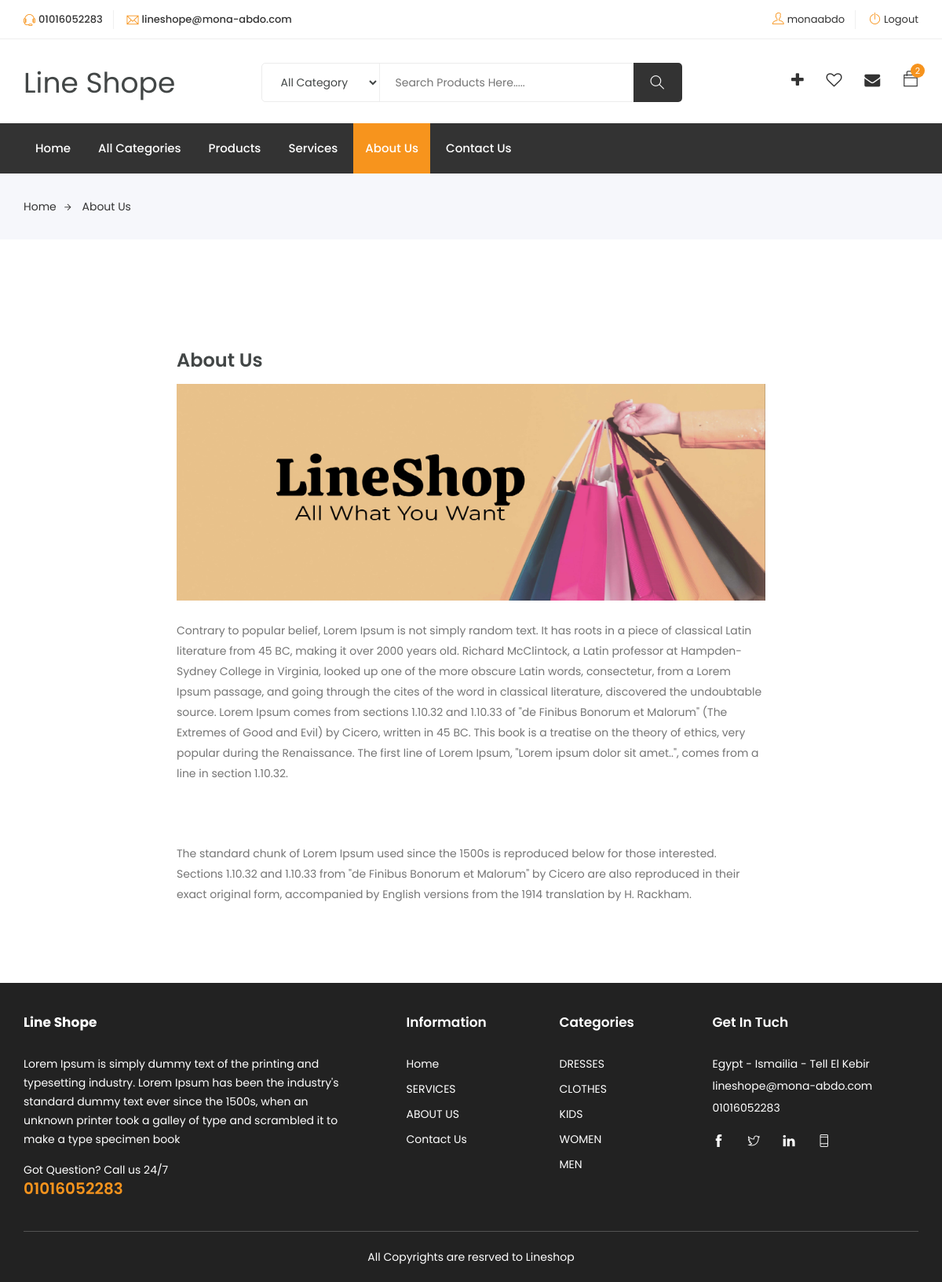
The app's page /page.php?page_id=4 (signed in) with its own data.
### tables this page shows
CREATE TABLE `settings` (
  `id` tinyint(4) NOT NULL,
  `site_name` varchar(50) NOT NULL,
  `site_email` varchar(150) NOT NULL,
  `site_phone` varchar(50) NOT NULL,
  `site_link` varchar(255) NOT NULL,
  `site_status` tinyint(1) NOT NULL DEFAULT 1,
  `site_tags` varchar(255) NOT NULL,
  `site_desc` tinytext NOT NULL,
  `site_text_close` tinytext NOT NULL,
  `site_copyrights` tinytext NOT NULL,
  `site_summery` varchar(255) NOT NULL,
  `fb_url` varchar(255) NOT NULL,
  `tw_url` varchar(255) NOT NULL,
  `ln_url` varchar(255) NOT NULL,
  `wh_url` varchar(255) NOT NULL,
  `site_address` varchar(255) NOT NULL,
  `site_logo` varchar(150) NOT NULL,
  `slider_background` varchar(255) NOT NULL,
  `userid` tinyint(4) NOT NULL DEFAULT 1
);

CREATE TABLE `pages` (
  `id` tinyint(4) NOT NULL,
  `title` varchar(255) NOT NULL,
  `content` mediumtext NOT NULL,
  `status` tinyint(1) NOT NULL DEFAULT 1,
  `user_id` int(11) NOT NULL,
  `created_at` datetime NOT NULL,
  `updated_at` datetime NOT NULL
);

CREATE TABLE `categories` (
  `id` tinyint(4) NOT NULL,
  `name` varchar(50) NOT NULL,
  `description` varchar(255) DEFAULT NULL,
  `parent_id` tinyint(4) NOT NULL DEFAULT 0,
  `user_id` tinyint(4) NOT NULL,
  `status` tinyint(1) NOT NULL DEFAULT 0,
  `image` varchar(50) DEFAULT NULL,
  `created_at` datetime NOT NULL DEFAULT current_timestamp(),
  `updated_at` datetime NOT NULL DEFAULT current_timestamp()
);

### init.php (called while the page is built, shortened)
<?php
include "dashboard/config.php";
include "includes/functions/functions.php";
$css_front      = "assets/css/";

### includes/functions/functions.php (called while the page is built, shortened)
<?php
if(! function_exists('isActive')){
    function isActive($pageName,$page = 2){
        $uri_path = parse_url($_SERVER['REQUEST_URI'], PHP_URL_PATH);
        $uri_segments = explode('/', $uri_path);
        if($uri_segments[$page] == $pageName)
        {
            return 'active';
        }
        else
        {
            return '';
        }
    }
}
if(! function_exists('get_row_data')){
    function get_row_data($tbl,$col_name = 'id',$id){
        global $con;
        $stmt = $con->prepare("SELECT * FROM $tbl WHERE $col_name = ?");
        $stmt->execute(array($id));
        if($tbl == 'files')
            $row = $stmt->fetchAll();
        else
            $row = $stmt->fetch();
        return $row;
    }
}
if(! function_exists('get_all_rows_data')){
    function get_all_rows_data($tbl,$col,$id,$limit = ''){
        global $con;
        if($limit == ''){
            $stmt = $con->prepare("SELECT * FROM $tbl WHERE $col = ? ORDER BY id DESC");
            $stmt->execute(array($id));
        }else{
            $stmt = $con->prepare("SELECT * FROM $tbl WHERE $col = ? ORDER BY id DESC LIMIT $limit");
            $stmt->execute(array($id));
        }
        $rows = $stmt->fetchAll();
        return $rows;
    }
}
if(! function_exists('get_item')){
    function get_item($column,$tbl,$col_name,$id){
        global $con;
        $stmt = $con->prepare("SELECT $column FROM $tbl WHERE $col_name = ?");
        $stmt->execute(array($id));
        $row = $stmt->fetch();
        if($stmt->rowCount() > 0){
            return $row[$column];
        }
    }
}

### page.php (the view)
<?php
include "init.php";
include $tpl."header.php";
$id = intval($_GET['page_id']);
$checkPage = checkItem('id','pages',$id);
if(isset($id) && $checkPage > 0)
	$row = get_row_data('pages','id',$id);
if($row['status'] == 1){
?>
    <div class="breadcrumbs">
			<div class="container">
				<div class="row">
					<div class="col-12">
						<div class="bread-inner">
							<ul class="bread-list">
								<li><a href="index.php">Home<i class="ti-arrow-right"></i></a></li>
								<li class="active"><a href="blog-single.html"><?=$row['title']?></a></li>
							</ul>
						</div>
					</div>
				</div>
			</div>
		</div>
		<section class="blog-single section">
			<div class="container">
				<div class="row">
					<div class="col-lg-8 offset-md-2 col-12">
						<div class="blog-single-main">
							<div class="row">
								<div class="col-12">
									<div class="blog-detail">
										<h2 class="blog-title"><?=$row['title']?></h2>
										<div class="content">
											<?=$row['content']?>
										</div>
									</div>
								</div>
							</div>
						</div>
					</div>
				</div>
			</div>
		</section>
<?php include $tpl."footer.php";
}else{
	redirectPage('index.php',1);
}
?>

### includes/templates/header.php (shortened to what this page needs)
<?php
include "includes/functions/functions.php";
?>
<!DOCTYPE html>
<html lang="zxx">
<head>
	<link rel="stylesheet" href="<?=$css_front?>bootstrap.css">
    <link rel="stylesheet" href="<?=$css_front?>magnific-popup.min.css">
    <link rel="stylesheet" href="<?=$css_front?>font-awesome.css">
	<link rel="stylesheet" href="<?=$css_front?>jquery.fancybox.min.css">
    <link rel="stylesheet" href="<?=$css_front?>themify-icons.css">
    <link rel="stylesheet" href="<?=$css_front?>niceselect.css">
    <link rel="stylesheet" href="<?=$css_front?>animate.css">
	<link rel="stylesheet" href="<?=$css_front?>flex-slider.min.css">
	<link rel="stylesheet" href="<?=$css_front?>jquery.exzoom.css"/>
    <link rel="stylesheet" href="<?=$css_front?>owl-carousel.css">
    <link rel="stylesheet" href="<?=$css_front?>slicknav.min.css">
	<link rel="stylesheet" href="https://cdn.datatables.net/1.11.3/css/jquery.dataTables.min.css">
    <link rel="stylesheet" href="https://unpkg.com/dropzone@5/dist/min/dropzone.min.css" type="text/css" />
	<link rel="stylesheet" href="<?=$css_front?>reset.css">
	<link rel="stylesheet" href="<?=$css_front?>style.css">
    <link rel="stylesheet" href="<?=$css_front?>responsive.css">
	<link rel="stylesheet" href="<?=$css_front?>myStyle.css">
	<?php
		$site_status = get_item('site_status','settings','id',1);
	?>
</head>
<body class="js">
	<header class="header shop">
		<div class="topbar">
			<div class="container">
				<div class="row">
					<div class="col-lg-5 col-md-12 col-12">
						<div class="top-left">
							<ul class="list-main">
								<li><i class="ti-headphone-alt"></i><?=get_item('site_phone','settings','id',1)?></li>
								<li><i class="ti-email"></i><?=get_item('site_email','settings','id',1)?></li>
							</ul>
						</div>
					</div>
					<div class="col-lg-7 col-md-12 col-12">
						<div class="right-content">
							<ul class="list-main">
								<?php if(isset($_SESSION['user_id']) && $_SESSION['user_id'] != ''): ?>
								<li><i class="ti-user"></i><a href="profile.php"><?=$_SESSION['username']?></a></li>
								<li><i class="ti-power-off"></i><a href="logout.php">Logout</a></li>
								<?php else: ?>
								<li><i class="ti-user"></i><a href="singup.php">Singup</a></li>
								<li><i class="ti-power-off"></i><a href="login.php">Login</a></li>
								<?php endif ?>
							</ul>
						</div>
					</div>
				</div>
			</div>
		</div>
		<div class="middle-inner">
			<div class="container">
				<div class="row">
					<div class="col-lg-2 col-md-2 col-12">
						<div class="logo">
							<a href="index.php" class="navbar-brand site_name"><?=get_item('site_name','settings','id',1)?></a>
						</div>
					</div>
					<div class="col-lg-8 col-md-7 col-12">
						<div class="search-bar-top">
							<div class="search-bar">
								<select class="nice-select" id="search_cats">
									<option selected="selected">All Category</option>
									<?php
									foreach(get_all_rows_data('categories','status',1) as $cat){
										echo '<option value="'.$cat['id'].'">'.$cat['name'].'</option>';
									}
									?>
								</select>
								<form method="GET" action="searchresult.php">
									<input name="search_key" placeholder="Search Products Here....." type="search">
									<button class="btnn" type="submit"><i class="ti-search"></i></button>
								</form>
							</div>
						</div>
					</div>
					<div class="col-lg-2 col-md-3 col-12">
						<?php if(isset($_SESSION['user_id'])): ?>
						<div class="right-bar">
							<div class="sinlge-bar">
								<a href="myProducts.php?do=addPro" class="single-icon"><i class="fa fa-plus" aria-hidden="true" title="Add New Product"></i></a>
							</div>
							<div class="sinlge-bar">
								<a href="#" class="single-icon"><i class="fa fa-heart-o" aria-hidden="true"></i></a>
							</div>
							<div class="sinlge-bar">
								<a href="messages.php" class="single-icon"><i class="fa fa-envelope" aria-hidden="true"></i></a>
							</div>
							<div class="sinlge-bar shopping">
								<a href="#" class="single-icon"><i class="ti-bag"></i> <span class="total-count">2</span></a>
							</div>
						</div>
						<?php endif; ?>
					</div>
				</div>
			</div>
		</div>
		<div class="header-inner">
			<div class="container">
				<div class="cat-nav-head">
					<div class="row">
						<div class="col-lg-<?=(isActive('index.php',1) == 'active' || isActive('',1) == 'active')? '9' : '12'?> col-12">
							<div class="menu-area">
								<nav class="navbar navbar-expand-lg">
									<div class="navbar-collapse">
										<div class="nav-inner">
											<ul class="nav main-menu menu navbar-nav">
													<li class="<?=isActive('index.php',1)?><?=isActive('',1)?>"><a href="index.php">Home</a></li>
													<li class="<?=isActive('categories.php',1)?>"><a href="categories.php">All Categories</a></li>
													<li class="<?=isActive('products.php',1)?>"><a href="products.php">Products</a></li>
													<?php
														$pages = get_all_rows_data('pages','status',1,3);
														foreach($pages as $page){
															(isset($_GET['page_id']) && $_GET['page_id'] == $page['id'])? $class='active' : $class = '';
															echo '<li class="'.$class.'"><a href="page.php?page_id='.$page['id'].'">'.$page['title'].'</a></li>';
														}
													?>
													<li class="<?=isActive('contact.php',1)?>"><a href="contact.php">Contact Us</a></li>
												</ul>
										</div>
									</div>
								</nav>
							</div>
						</div>
					</div>
				</div>
			</div>
		</div>
	</header>

### includes/templates/footer.php (shortened to what this page needs)
<footer class="footer">
		<div class="footer-top section">
			<div class="container">
				<div class="row">
					<div class="col-lg-5 col-md-6 col-12">
						<div class="single-footer about">
							<div class="logo">
								<h4><a href="index.php" style="color:#fff;font-size:17px;font-weight:bold"><?=get_item('site_name','settings','id',1)?></a></h4>
							</div>
							<p class="text"><?=get_item('site_summery','settings','id',1);?></p>
							<p class="call">Got Question? Call us 24/7<span><a href="<?=get_item('wh_url','settings','id',1)?>"><?=get_item('site_phone','settings','id',1)?></a></span></p>
						</div>
					</div>
					<div class="col-lg-2 col-md-6 col-12">
						<div class="single-footer links">
							<h4>Information</h4>
							<ul>
								<li><a href="index.php">Home</a></li>
								<?php
									$pages = get_all_rows_data('pages','status',1,3);
									foreach($pages as $page){
										echo '<li><a href="page.php?id='.$page['id'].'">'.strtoupper($page['title']).'</a></li>';
									}
								?>
								<li><a href="contact.php">Contact Us</a></li>
							</ul>
						</div>
					</div>
					<div class="col-lg-2 col-md-6 col-12">
						<div class="single-footer links">
							<h4>Categories</h4>
							<ul>
							<?php
								$cats = get_all_rows_data('categories','status',1,5);
								foreach($cats as $cat){
									echo '<li><a href="category.php?category_id='.$cat['id'].'">'.strtoupper($cat['name']).'</a></li>';
								}
							?>
							</ul>
						</div>
					</div>
					<div class="col-lg-3 col-md-6 col-12">
						<div class="single-footer social">
							<h4>Get In Tuch</h4>
							<div class="contact">
								<ul>
									<li><?=get_item('site_address','settings','id',1)?></li>
									<li><?=get_item('site_email','settings','id',1)?></li>
									<li><?=get_item('site_phone','settings','id',1)?></li>
								</ul>
							</div>
							<ul>
								<li><a href="<?=get_item('fb_url','settings','id',1)?>"><i class="ti-facebook"></i></a></li>
								<li><a href="<?=get_item('tw_url','settings','id',1)?>"><i class="ti-twitter"></i></a></li>
								<li><a href="<?=get_item('ln_url','settings','id',1)?>"><i class="ti-linkedin"></i></a></li>
								<li><a href="<?=get_item('wh_url','settings','id',1)?>"><i class="ti-mobile"></i></a></li>
							</ul>
						</div>
					</div>
				</div>
			</div>
		</div>
		<div class="copyright">
			<div class="container">
				<div class="inner">
					<div class="row">
						<div class="col-lg-12 col-12">
							<div>
								<p class="text-center">	<?=get_item('site_copyrights','settings','id',1);?></p>
							</div>
						</div>
					</div>
				</div>
			</div>
		</div>
	</footer>
</body>
</html>

### assets/css/niceselect.css (style rules this page uses)
.nice-select { -webkit-tap-highlight-color: transparent; background-color: #fff; border-radius: 5px; border: solid 1px #e8e8e8; box-sizing: border-box; clear: both; cursor: pointer; display: block; float: left; font-family: inherit; font-size: 15px; font-weight: normal; height: 42px; line-height: 27px; outline: none; padding-left: 18px; padding-right: 30px; position: relative; text-align: left !important; -webkit-transition: all 0.2s ease-in-out; transition: all 0.2s ease-in-out; -webkit-user-select: none; -moz-user-select: none; -ms-user-select: none; user-select: none; white-space: nowrap; width: auto; margin-bottom: 16px; }
.nice-select:after { border-bottom: 2px solid #999; border-right: 2px solid #999; content: ''; display: block; height: 8px; margin-top: -4px; pointer-events: none; position: absolute; right: 12px; top: 50%; -webkit-transform-origin: 66% 66%; -ms-transform-origin: 66% 66%; transform-origin: 66% 66%; -webkit-transform: rotate(45deg); -ms-transform: rotate(45deg); transform: rotate(45deg); -webkit-transition: all 0.15s ease-in-out; transition: all 0.15s ease-in-out; width: 8px; }

### records on screen
settings: get_item('site_phone','settings','id',1) "01016052283", site_email "lineshope@mona-abdo.com", site_name "Line Shope", site_summery "Lorem Ipsum is simply dummy text of the printing and typesetting industry. Lorem Ipsum has been the industry's standard dummy text ever since the 1500s, when an unknown printer took a galley of type and scrambled it to make a type specimen book", site_phone "01016052283", site_address "Egypt - Ismailia - Tell El Kebir", site_copyrights "All Copyrights are resrved to Lineshop"
pages: title "Services", title "SERVICES"
pages: title "About Us", content (picture), content "Contrary to popular belief, Lorem Ipsum is not simply random text. It has roots in a piece of classical Latin literature from 45 BC, making it over 2000 years old. Richard McClintock, a Latin professor at Hampden-Sydney College in Virginia, looked up one of the more obscure Latin words, consectetur, from a Lorem Ipsum passage, and going through the cites of the word in classical literature, discovered the undoubtable source. Lorem Ipsum comes from sections 1.10.32 and 1.10.33 of \"de Finibus Bonorum et Malorum\" (The Extremes of Good and Evil) by Cicero, written in 45 BC. This book is a treatise on the theory of ethics, very popular during the Renaissance. The first line of Lorem Ipsum,…", status.site_name "Line Shope", title "ABOUT US"
categories: name "DRESSES"
categories: name "CLOTHES"
categories: name "KIDS"
categories: name "WOMEN"
categories: name "MEN"

### other values on screen
$_SESSION['username'] "monaabdo"
